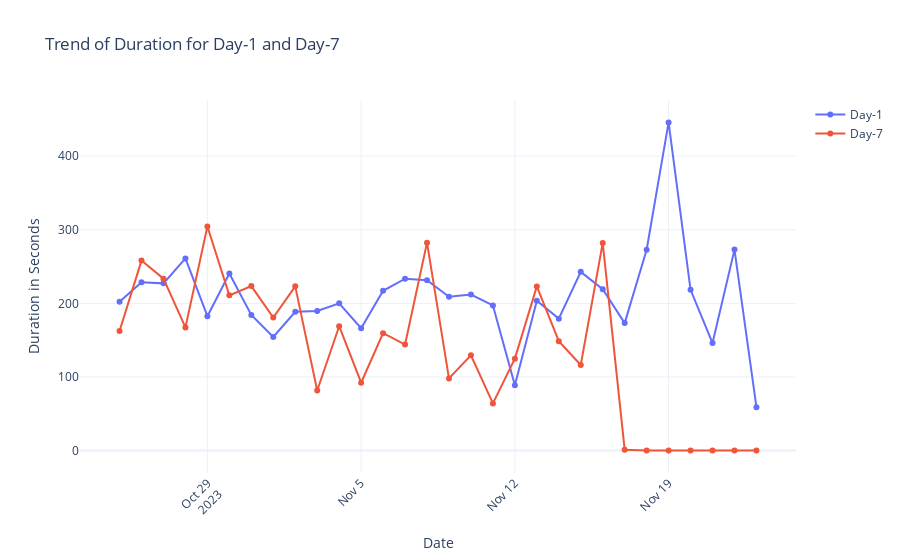

The cell this chart's notebook holds for it:
### Markdown cell above
#### 5. Comparing the trends of the duration over time:

### Code cell
fig = go.Figure()

# Adding Day-1:
fig.add_trace(go.Scatter(x=data['Date'], y=data['Duration Day 1'], mode='lines+markers', name='Day-1'))

# Adding Day-2:
fig.add_trace(go.Scatter(x=data['Date'], y=data['Duration Day 7'], mode='lines+markers', name='Day-7'))

# Updating the layout:
fig.update_layout(title='Trend of Duration for Day-1 and Day-7',
                 xaxis_title='Date',
                 yaxis_title='Duration in Seconds',
                 xaxis=dict(tickangle=-45))

fig.show()

### Figure 1 — Plotly figure (JSON) as saved in the notebook; plotly's stock layout.template omitted (floating-point values rounded to 4 significant figures)
{"data": [{"mode": "lines+markers", "name": "Day-1", "type": "scatter", "x": ["2023-10-25T00:00:00", "2023-10-26T00:00:00", "2023-10-27T00:00:00", "2023-10-28T00:00:00", "2023-10-29T00:00:00", "2023-10-30T00:00:00", "2023-10-31T00:00:00", "2023-11-01T00:00:00", "2023-11-02T00:00:00", "2023-11-03T00:00:00", "2023-11-04T00:00:00", "2023-11-05T00:00:00", "2023-11-06T00:00:00", "2023-11-07T00:00:00", "2023-11-08T00:00:00", "2023-11-09T00:00:00", "2023-11-10T00:00:00", "2023-11-11T00:00:00", "2023-11-12T00:00:00", "2023-11-13T00:00:00", "2023-11-14T00:00:00", "2023-11-15T00:00:00", "2023-11-16T00:00:00", "2023-11-17T00:00:00", "2023-11-18T00:00:00", "2023-11-19T00:00:00", "2023-11-20T00:00:00", "2023-11-21T00:00:00", "2023-11-22T00:00:00", "2023-11-23T00:00:00"], "y": [202.2, 228.6, 227.2, 261.1, 182.6, 240.5, 184.2, 154.3, 188.5, 189.7, 200.0, 166.3, 217.1, 233.6, 231.4, 209.1, 211.9, 197.3, 88.64, 203.6, 179.3, 242.8, 219.2, 173.2, 272.9, 445.9, 218.4, 146.2, 273.0, 59.05]}, {"mode": "lines+markers", "name": "Day-7", "type": "scatter", "x": ["2023-10-25T00:00:00", "2023-10-26T00:00:00", "2023-10-27T00:00:00", "2023-10-28T00:00:00", "2023-10-29T00:00:00", "2023-10-30T00:00:00", "2023-10-31T00:00:00", "2023-11-01T00:00:00", "2023-11-02T00:00:00", "2023-11-03T00:00:00", "2023-11-04T00:00:00", "2023-11-05T00:00:00", "2023-11-06T00:00:00", "2023-11-07T00:00:00", "2023-11-08T00:00:00", "2023-11-09T00:00:00", "2023-11-10T00:00:00", "2023-11-11T00:00:00", "2023-11-12T00:00:00", "2023-11-13T00:00:00", "2023-11-14T00:00:00", "2023-11-15T00:00:00", "2023-11-16T00:00:00", "2023-11-17T00:00:00", "2023-11-18T00:00:00", "2023-11-19T00:00:00", "2023-11-20T00:00:00", "2023-11-21T00:00:00", "2023-11-22T00:00:00", "2023-11-23T00:00:00"], "y": [162.5, 258.1, 233.6, 167.4, 304.4, 210.9, 223.5, 180.7, 223.1, 81.71, 169, 92.2, 159.5, 144.1, 282.5, 98.1, 129.5, 64.08, 124.9, 223.1, 148.7, 116.2, 282.2, 1.25, 0, 0, 0, 0, 0, 0]}], "layout": {"title": {"text": "Trend of Duration for Day-1 and Day-7"}, "xaxis": {"tickangle": -45, "title": {"text": "Date"}}, "yaxis": {"title": {"text": "Duration in Seconds"}}}}
